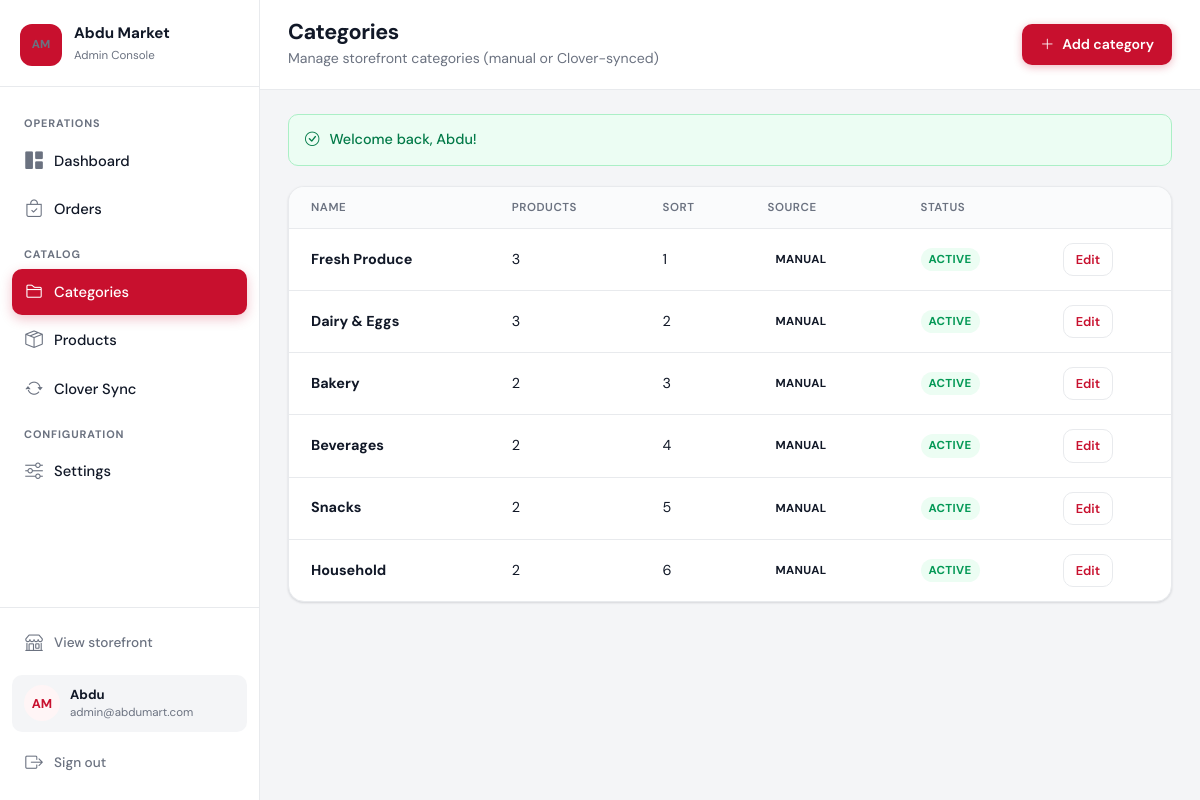
Screenshot of /admin/categories.php (signed in) with the database file from the repository.
### tables this page shows
CREATE TABLE users (
    id INT UNSIGNED AUTO_INCREMENT PRIMARY KEY,
    email VARCHAR(255) NOT NULL UNIQUE,
    google_id VARCHAR(255) DEFAULT NULL UNIQUE,
    password_hash VARCHAR(255) DEFAULT NULL,
    first_name VARCHAR(100) NOT NULL,
    last_name VARCHAR(100) NOT NULL,
    phone VARCHAR(20) DEFAULT NULL,
    email_verified_at TIMESTAMP NULL DEFAULT NULL,
    role ENUM('customer', 'admin') NOT NULL DEFAULT 'customer',
    created_at TIMESTAMP DEFAULT CURRENT_TIMESTAMP
);

CREATE TABLE categories (
    id INT UNSIGNED AUTO_INCREMENT PRIMARY KEY,
    clover_id VARCHAR(64) DEFAULT NULL UNIQUE,
    name VARCHAR(255) NOT NULL,
    sort_order INT NOT NULL DEFAULT 0,
    image_url VARCHAR(500) DEFAULT NULL,
    is_active TINYINT(1) NOT NULL DEFAULT 1,
    synced_at TIMESTAMP NULL DEFAULT NULL
);

### includes/db.php (called while the page is built, shortened)
<?php
function db(): PDO
{
    static $pdo = null;
    if ($pdo === null) {
        $cfg = require dirname(__DIR__) . '/config/database.php';
        $dsn = sprintf(
            'mysql:host=%s;dbname=%s;charset=%s',
            $cfg['host'],
            $cfg['name'],
            $cfg['charset']
        );
        $pdo = new PDO($dsn, $cfg['user'], $cfg['pass'], [
            PDO::ATTR_ERRMODE => PDO::ERRMODE_EXCEPTION,
            PDO::ATTR_DEFAULT_FETCH_MODE => PDO::FETCH_ASSOC,
        ]);
    }
    return $pdo;
}

### includes/auth.php (called while the page is built, shortened)
<?php
function current_user(): ?array
{
    static $user = null;
    if ($user === null) {
        $stmt = db()->prepare('SELECT id, email, first_name, last_name, phone, role, google_id, email_verified_at FROM users WHERE id = ?');
        $stmt->execute([$_SESSION['user_id']]);
        $user = $stmt->fetch() ?: null;
    }
    return $user;
}
function is_logged_in(): bool
{
    return current_user() !== null;
}
function is_admin(): bool
{
    $user = current_user();
    return $user && $user['role'] === 'admin';
}
function require_login(): void
{
    if (!is_logged_in()) {
        if (is_ajax_request()) {
            json_response(['error' => 'Please sign in to continue.', 'login_required' => true], 401);
        }
        flash('warning', 'Please sign in to continue.');
        redirect('login.php?redirect=' . urlencode($_SERVER['REQUEST_URI'] ?? 'index.php'));
    }
}
function require_admin(): void
{
    require_login();
}

### includes/functions.php (called while the page is built, shortened)
<?php
function e(?string $value): string
{
    return htmlspecialchars($value ?? '', ENT_QUOTES, 'UTF-8');
}
function get_flashes(): array
{
    $flashes = $_SESSION['flash'] ?? [];
    return $flashes;
}
function get_categories(bool $activeOnly = true): array
{
    $sql = 'SELECT c.*, (SELECT COUNT(*) FROM products p WHERE p.category_id = c.id) AS product_count FROM categories c';
    $sql .= ' ORDER BY c.sort_order ASC, c.name ASC';
    return db()->query($sql)->fetchAll();
}

### admin/categories.php (the view, shortened to what this page needs)
<?php
require_admin();
$adminSection = 'categories';
$editing = null;
$categories = get_categories(false);
$pageTitle = $editing ? ($editing['id'] ? 'Edit category' : 'New category') : 'Categories';
$pageSubtitle = $editing ? null : 'Manage storefront categories (manual or Clover-synced)';
$headerActions = $editing
    ? '<a href="categories.php" class="admin-btn admin-btn-outline"><i class="bi bi-arrow-left"></i> All categories</a>'
    : '<a href="categories.php?new=1" class="admin-btn admin-btn-primary"><i class="bi bi-plus-lg"></i> Add category</a>';
require dirname(__DIR__) . '/includes/admin_header.php';
if ($editing):
?>
<div class="row g-4">
    <div class="col-lg-7">
        <div class="admin-card">
            <div class="admin-card-header"><h2><?= $editing['id'] ? 'Edit category' : 'New category' ?></h2></div>
            <div class="admin-card-body padded">
                <form method="post">
                    <?= csrf_field() ?>
                    <input type="hidden" name="category_id" value="<?= (int) $editing['id'] ?>">
                    <input type="hidden" name="action" value="<?= $editing['id'] ? 'update' : 'create' ?>">
                    <div class="admin-field">
                        <label for="name">Name</label>
                        <input type="text" id="name" name="name" class="admin-input" value="<?= e($editing['name']) ?>" required>
                    </div>
                    <div class="row g-3">
                        <div class="col-md-6">
                            <div class="admin-field">
                                <label for="sort_order">Sort order</label>
                                <input type="number" id="sort_order" name="sort_order" class="admin-input" value="<?= (int) $editing['sort_order'] ?>">
                            </div>
                        </div>
                        <div class="col-md-6 d-flex align-items-end">
                            <div class="admin-field mb-0 w-100">
                                <label class="d-flex align-items-center gap-2">
                                    <input type="checkbox" name="is_active" value="1" <?= $editing['is_active'] ? 'checked' : '' ?>>
                                    Active on storefront
                                </label>
                            </div>
                        </div>
                    </div>
                    <div class="admin-field">
                        <label for="image_url">Image URL</label>
                        <input type="url" id="image_url" name="image_url" class="admin-input" value="<?= e($editing['image_url'] ?? '') ?>" placeholder="https://...">
                    </div>
                    <button type="submit" class="admin-btn admin-btn-primary"><?= $editing['id'] ? 'Save changes' : 'Create category' ?></button>
                </form>
            </div>
        </div>
    </div>
    <?php if ($editing['id']): ?>
    <div class="col-lg-5">
        <div class="admin-card">
            <div class="admin-card-header"><h2>Clover link</h2></div>
            <div class="admin-card-body padded">
                <?php if ($editing['clover_id']): ?>
                <p class="mb-2"><span class="admin-badge admin-badge-green">Synced from Clover</span></p>
                <p class="small text-muted mb-2">Clover ID: <code><?= e($editing['clover_id']) ?></code></p>
                <?php if ($editing['synced_at']): ?>
                <p class="small text-muted mb-0">Last synced <?= e(date('M j, Y g:i A', strtotime($editing['synced_at']))) ?></p>
                <?php endif; ?>
                <p class="small mt-3 mb-0">Manual edits are kept until the next Clover sync overwrites name and sort order.</p>
                <?php else: ?>
                <p class="mb-0 text-muted">This category was created manually and is not linked to Clover.</p>
                <?php endif; ?>
            </div>
        </div>
        <form method="post" class="mt-3" onsubmit="return confirm('Delete this category? Products in it will become uncategorized.');">
            <?= csrf_field() ?>
            <input type="hidden" name="action" value="delete">
            <input type="hidden" name="category_id" value="<?= (int) $editing['id'] ?>">
            <button type="submit" class="admin-btn admin-btn-outline text-danger w-100"><i class="bi bi-trash"></i> Delete category</button>
        </form>
    </div>
    <?php endif; ?>
</div>
<?php else: ?>
<div class="admin-card">
    <div class="table-responsive">
        <table class="admin-table">
            <thead>
                <tr>
                    <th>Name</th>
                    <th>Products</th>
                    <th>Sort</th>
                    <th>Source</th>
                    <th>Status</th>
                    <th></th>
                </tr>
            </thead>
            <tbody>
                <?php if (empty($categories)): ?>
                <tr>
                    <td colspan="6">
                        <div class="admin-empty py-4">
                            <i class="bi bi-folder2"></i>
                            <p>No categories yet. Add one manually or sync from Clover.</p>
                            <a href="clover-sync.php" class="admin-btn admin-btn-outline admin-btn-sm">Go to Clover Sync</a>
                        </div>
                    </td>
                </tr>
                <?php else: ?>
                <?php foreach ($categories as $cat): ?>
                <tr>
                    <td>
                        <strong><?= e($cat['name']) ?></strong>
                    </td>
                    <td><?= (int) $cat['product_count'] ?></td>
                    <td><?= (int) $cat['sort_order'] ?></td>
                    <td>
                        <?php if ($cat['clover_id']): ?>
                        <span class="admin-badge admin-badge-green">Clover</span>
                        <?php else: ?>
                        <span class="admin-badge">Manual</span>
                        <?php endif; ?>
                    </td>
                    <td>
                        <?php if ($cat['is_active']): ?>
                        <span class="admin-badge admin-badge-green">Active</span>
                        <?php else: ?>
                        <span class="admin-badge">Hidden</span>
                        <?php endif; ?>
                    </td>
                    <td><a href="categories.php?id=<?= (int) $cat['id'] ?>" class="admin-btn admin-btn-outline admin-btn-sm">Edit</a></td>
                </tr>
                <?php endforeach; ?>
                <?php endif; ?>
            </tbody>
        </table>
    </div>
</div>
<?php endif;
require dirname(__DIR__) . '/includes/admin_footer.php';

### includes/admin_header.php (shortened to what this page needs)
<?php
$pageTitle = $pageTitle ?? 'Dashboard';
$pageSubtitle = $pageSubtitle ?? null;
$headerActions = $headerActions ?? '';
$adminUser = current_user();
$adminInitials = strtoupper(substr($adminUser['first_name'] ?? 'A', 0, 1) . substr($adminUser['last_name'] ?? 'M', 0, 1));
?>
<!DOCTYPE html>
<html lang="en">
<head>
    <link href="https://cdn.jsdelivr.net/npm/bootstrap@5.3.3/dist/css/bootstrap.min.css" rel="stylesheet">
    <link href="https://cdn.jsdelivr.net/npm/bootstrap-icons@1.11.3/font/bootstrap-icons.min.css" rel="stylesheet">
    <link href="../assets/css/admin.css" rel="stylesheet">
</head>
<body class="admin-app">
<div class="admin-shell">
    <aside class="admin-sidebar" id="adminSidebar">
        <div class="admin-sidebar-brand">
            <span class="admin-logo">AM</span>
            <div>
                <strong>Abdu Market</strong>
                <span>Admin Console</span>
            </div>
        </div>
        <nav class="admin-sidebar-nav">
            <span class="admin-nav-group">Operations</span>
            <a href="index.php" class="admin-sidebar-link <?= ($adminSection ?? '') === 'dashboard' ? 'active' : '' ?>">
                <i class="bi bi-grid-1x2-fill"></i> Dashboard
            </a>
            <a href="orders.php" class="admin-sidebar-link <?= ($adminSection ?? '') === 'orders' ? 'active' : '' ?>">
                <i class="bi bi-bag-check"></i> Orders
            </a>
            <span class="admin-nav-group">Catalog</span>
            <a href="categories.php" class="admin-sidebar-link <?= ($adminSection ?? '') === 'categories' ? 'active' : '' ?>">
                <i class="bi bi-folder2"></i> Categories
            </a>
            <a href="products.php" class="admin-sidebar-link <?= ($adminSection ?? '') === 'products' ? 'active' : '' ?>">
                <i class="bi bi-box-seam"></i> Products
            </a>
            <a href="clover-sync.php" class="admin-sidebar-link <?= ($adminSection ?? '') === 'clover-sync' ? 'active' : '' ?>">
                <i class="bi bi-arrow-repeat"></i> Clover Sync
            </a>
            <span class="admin-nav-group">Configuration</span>
            <a href="settings.php" class="admin-sidebar-link <?= ($adminSection ?? '') === 'settings' ? 'active' : '' ?>">
                <i class="bi bi-sliders"></i> Settings
            </a>
        </nav>
        <div class="admin-sidebar-footer">
            <a href="../index.php" class="admin-sidebar-link muted" target="_blank">
                <i class="bi bi-shop"></i> View storefront
            </a>
            <div class="admin-user-pill">
                <span class="admin-user-avatar"><?= e($adminInitials) ?></span>
                <div class="admin-user-meta">
                    <strong><?= e($adminUser['first_name'] ?? 'Admin') ?></strong>
                    <span><?= e($adminUser['email'] ?? '') ?></span>
                </div>
            </div>
            <a href="../logout.php" class="admin-sidebar-link muted">
                <i class="bi bi-box-arrow-right"></i> Sign out
            </a>
        </div>
    </aside>
    <div class="admin-main">
        <header class="admin-top-header">
            <div class="admin-top-header-text">
                <h1><?= e($pageTitle) ?></h1>
                <?php if ($pageSubtitle): ?>
                <p><?= e($pageSubtitle) ?></p>
                <?php endif; ?>
            </div>
            <?php if ($headerActions): ?>
            <div class="admin-header-actions"><?= $headerActions ?></div>
            <?php endif; ?>
        </header>
        <main class="admin-page">
            <?php foreach (get_flashes() as $flash): ?>
            <div class="admin-toast admin-toast-<?= e($flash['type']) ?>">
                <i class="bi bi-<?= $flash['type'] === 'success' ? 'check-circle' : ($flash['type'] === 'danger' ? 'exclamation-triangle' : 'info-circle') ?>"></i>
                <?= e($flash['message']) ?>
            </div>
            <?php endforeach; ?>

### rows the page displays
users: adminInitials "AM", first_name "Abdu", email "admin@abdumart.com"
categories: name "Fresh Produce", product_count "3", sort_order "1", shows "MANUAL", is_active "ACTIVE"
categories: name "Dairy & Eggs", product_count "3", sort_order "2", shows "MANUAL", is_active "ACTIVE"
categories: name "Bakery", product_count "2", sort_order "3", shows "MANUAL", is_active "ACTIVE"
categories: name "Beverages", product_count "2", sort_order "4", shows "MANUAL", is_active "ACTIVE"
categories: name "Snacks", product_count "2", sort_order "5", shows "MANUAL", is_active "ACTIVE"
categories: name "Household", product_count "2", sort_order "6", shows "MANUAL", is_active "ACTIVE"

### other values shown
$pageTitle "Categories"
$pageSubtitle "Manage storefront categories (manual or Clover-synced)"
$flash['message'] "Welcome back, Abdu!"
